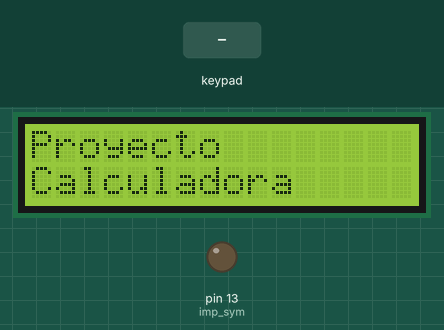
Simulated run of this sketch. Board: Arduino Uno, built with avr-gcc and run on an emulated ATmega328P. Shown: 16×2 character LCD, output pins drawn as LEDs (lit = HIGH). The inputs (shaded band) are chosen by the test bench. Pins used as bus, display or sensor lines are not drawn; what the sketch prints to the serial monitor is not drawn.

Above: at 0.1 s.
1.6 s: keypad keys 7 + 5 = pressed 0.4 s apart
At 3.7 s:
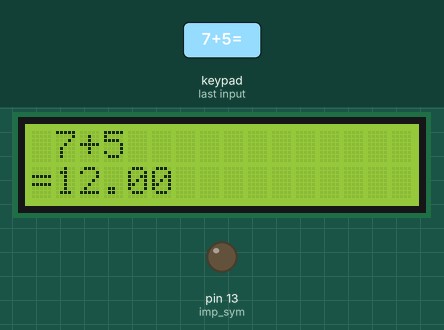
4.7 s: keypad keys 8 / 2 = pressed 0.4 s apart
At 6.2 s:
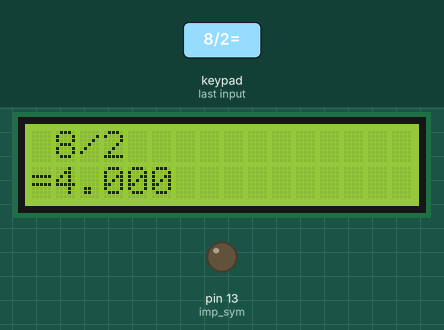
7.8 s: key '=' pressed
At 8.9 s:
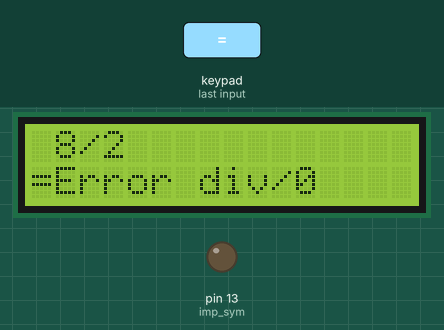
9.3 s: key '/' pressed
At 10.1 s:
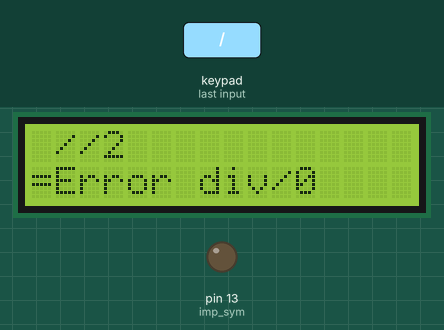
11.1 s: keypad keys 1 0 9 8 7 = pressed 0.4 s apart
At 13.9 s:
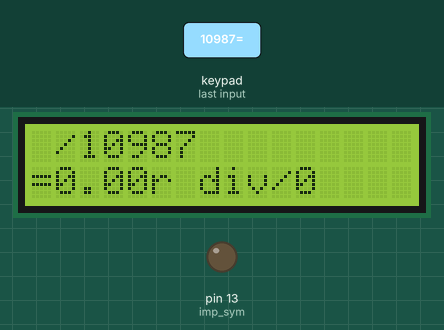
15.0 s: key '1' pressed
At 15.3 s:
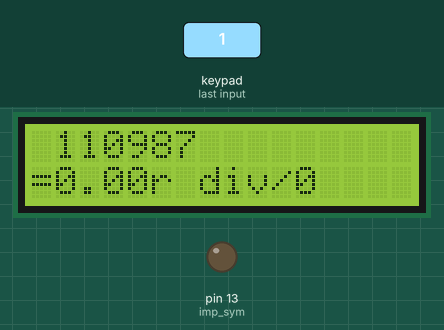
Timing chart, 0 to 17.5 s (numbered marks = the images above; inputs shaded):
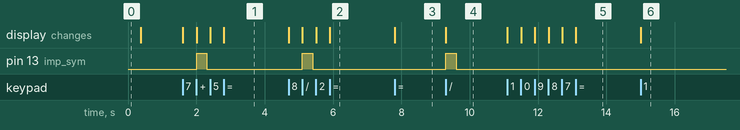

The sketch:

CalculadoraArduino.ino
```cpp
#include <LiquidCrystal.h>
#include <Keypad.h>

//Se define el objeto LCD
LiquidCrystal lcd(12, 11, 5, 4, 3, 2);

///////////////Definicion parameteros de Keypad//////////////// 4 filas 4 columnas
const byte ROWS = 4; //Keypad 4x4
const byte COLS = 4;

// Definición de los botones del keypad, esta es mi versión pero ustedes pueden poner la que gusten
char hexaKeys[ROWS][COLS] = {
  {'1','2','3','/'},
  {'4','5','6','x'},
  {'7','8','9','-'},
  {'o','0','=','+'}
};

// pines de conexión (estoy usando los analógicos y los digitales. no pasa nada, no se quema. el que tenga miedo de morir que no nazca)
byte rowPins[ROWS] = {A3, A2, A1, A0};
byte colPins[COLS] = {10, 9, 8, 7};

// se define el objeto keypad
Keypad myKeypad = Keypad( makeKeymap(hexaKeys), rowPins, colPins, ROWS, COLS);//Se define el objeto keypad

///////////////////////////////////////////////////////////////////////

// foquillos
int imp_led = 0;
int imp_num = 1;
int imp_sym = 13;

//Carga datos calculadora
// variable que lleva los caracteres del keyboard
char key;
//números de 7 dígitos
char num[7];

// variables contadores
byte indice = 0; // para el dígito
byte pos = 0;    // para la posición en el lcd


// variables para las operaciones
float num1 = 0;
float num2 = 0;
char operacion = '+';//variable de operación
float division=0; //para los decimales en la división

///función para limpiar dígito e índice///
void borrenum()
{
  num[0] = 0;
  num[1] = 0;
  num[2] = 0;
  num[3] = 0;
  num[4] = 0;
  num[5] = 0;
  num[6] = 0;
  indice = 0;
  digitalWrite(imp_num, LOW);
}

//////////////////Imprimir LCD////////////////////
void imprimirlcd()
{ lcd.setCursor(pos, 0); // posición de cursor del lcd
  lcd.print(key); // manda a imprimir lo que tiene key
  digitalWrite(imp_led, HIGH);
  delay(300);
  digitalWrite(imp_led, LOW);
}

///Mostrar los números en la pantalla LCD/////////////
void cargar() {
  if (indice >= 7) {
    digitalWrite(imp_num, HIGH);
  }
  else {
    num[indice] = key;//almacena los dígitos en la variable num
    indice++;//Se incrementa el índice para no sobreescribir
    pos++;//Se incrementa la posicion en el lcd
    imprimirlcd();//llama a la función para impirmir pantalla
  }
}

void setup(){
  Serial.begin(9600);
  pinMode(imp_led, OUTPUT);
  pinMode(imp_num, OUTPUT);
  pinMode(imp_sym, OUTPUT);
  lcd.begin(16, 2);//Activación LCD 16x2
  lcd.clear();//
  lcd.setCursor(0, 0);
  lcd.print("Proyecto");
  lcd.setCursor (0, 1);
  lcd.print("Calculadora");
  delay(300);
  lcd.clear();
  lcd.setCursor(0, 0);
}

void loop(){
  // Toma una lectura del objeto keypad
  key = myKeypad.getKey();
  if (key) {
    switch (key) {

      case '0'://Carga en pantalla numero 0
        cargar();
        break;

      case '1'://Carga en pantalla numero 1
        cargar();
        break;

      case '2'://Carga en pantalla numero 2
        cargar();
        break;

      case '3'://Carga en pantalla numero 3
        cargar();
        break;

      case '4'://Carga en pantalla numero 4
        cargar();
        break;

      case '5'://Carga en pantalla numero 5
        cargar();
        break;

      case '6'://Carga en pantalla numero 6
        cargar();
        break;

      case '7'://Carga en pantalla numero 7
        cargar();
        break;

      case '8'://Carga en pantalla numero 8
        cargar();
        break;

      case '9'://Carga en pantalla numero 9
        cargar();
        break;

      case '+'://Carga en pantalla símbolo +, se define la variable de operación '+'
        Serial.println();
        num1 = atof(num); //las funciones atol y atof convierten un char array a un número entero o de coma flotante
        lcd.setCursor(indice + 1, 0);
        borrenum();
        operacion = '+';//variable de operacion  suma '+'
        pos++;
        lcd.print(operacion);
        digitalWrite(imp_sym, HIGH);
        delay(300);
        digitalWrite(imp_sym, LOW);
        break;

      case '-'://Carga en pantalla símbolo +, se define la variable de operación '+'
        Serial.println();
        num1 = atof(num); //las funciones atol y atof convierten un char array a un número entero o de coma flotante
        lcd.setCursor(indice + 1, 0);
        borrenum();
        operacion = '-';//variable de operacion  suma '+'
        pos++;
        lcd.print(operacion);
        digitalWrite(imp_sym, HIGH);
        delay(300);
        digitalWrite(imp_sym, LOW);
        break;

       case 'x'://Carga en pantalla símbolo +, se define la variable de operación '+'
        Serial.println();
        num1 = atof(num); //las funciones atol y atof convierten un char array a un número entero o de coma flotante
        lcd.setCursor(indice + 1, 0);
        borrenum();
        operacion = 'x';//variable de operacion  suma '+'
        pos++;
        lcd.print(operacion);
        digitalWrite(imp_sym, HIGH);
        delay(300);
        digitalWrite(imp_sym, LOW);
        break;

       case '/'://Carga en pantalla símbolo +, se define la variable de operación '+'
        Serial.println();
        num1 = atof(num); //las funciones atol y atof convierten un char array a un número entero o de coma flotante
        lcd.setCursor(indice + 1, 0);
        borrenum();
        operacion = '/';//variable de operacion  suma '+'
        pos++;
        lcd.print(operacion);
        digitalWrite(imp_sym, HIGH);
        delay(300);
        digitalWrite(imp_sym, LOW);
        break;

      case 'o': //comando para limpiar pantalla
        Serial.println();
        borrenum();//Se hace el array que contiene los elementos de la operacion 0
        lcd.clear();
        pos = 0;
        lcd.setCursor(0, 0); //posicion inicial
        digitalWrite(imp_num, LOW);
        break;

      case '='://comando de igual
        num2 = atof(num);//las funciones atol y atof convierten un char array, a un número entero o de coma flotante,  se almacena la variable 2
        borrenum();
        Serial.println();
        Serial.print(num1);
        Serial.print(operacion);
        Serial.print(num2);
        Serial.print("=");
        lcd.setCursor(0, 1);
        lcd.print('=');

        switch (operacion) {//Operaciones
          case '+'://Suma
            Serial.println(num1);
            Serial.println(num2);
            Serial.println(num1 + num2);
            lcd.print(num1 + num2);//Suma mun1+num2
            lcd.setCursor(0, 0);
            pos = 0;
            num1 = 0;
            num2 = 0;
            break;

          case '-'://Resta
            Serial.println(num1);
            Serial.println(num2);
            Serial.println(num1 - num2);
            lcd.print(num1 - num2);//Suma mun1+num2
            lcd.setCursor(0, 0);
            pos = 0;
            num1 = 0;
            num2 = 0;
            break;

          case 'x'://Resta
            Serial.println(num1);
            Serial.println(num2);
            Serial.println(num1 * num2);
            lcd.print(num1 * num2);//Suma mun1+num2
            lcd.setCursor(0, 0);
            pos = 0;
            num1 = 0;
            num2 = 0;
            break;

         case '/'://Division
           if (num2 == 0) {
            lcd.print("Error div/0");
            //  Serial.println("Error div/0");
            }
            else {
              Serial.print(num1 / num2);
              lcd.print(num1 / num2);
              lcd.setCursor(0, 0);
              pos = 0;
              num1 = 0;
              num2 = 0;
            }
            break;

        }
        break;
    }
  }

}
```

Measured:
- after the input at 1.6 s, pin 13 (imp_sym): LOW → HIGH after 0.41 s, → LOW 0.30 s later; the display: first changes at once (image 1 shows a later state)
- after the input at 4.7 s, pin 13 (imp_sym): LOW → HIGH after 0.40 s, → LOW 0.30 s later; the display: first changes at once (image 2 shows a later state)
- after the input at 7.8 s, the display: changes at once (image 3)
- after the input at 9.3 s, pin 13 (imp_sym): LOW → HIGH at once, → LOW 0.30 s later; the display: changes at once (image 4)
- after the input at 11.1 s, the display: first changes at once (image 5 shows a later state)
- after the input at 15.0 s, the display: changes at once (image 6)
